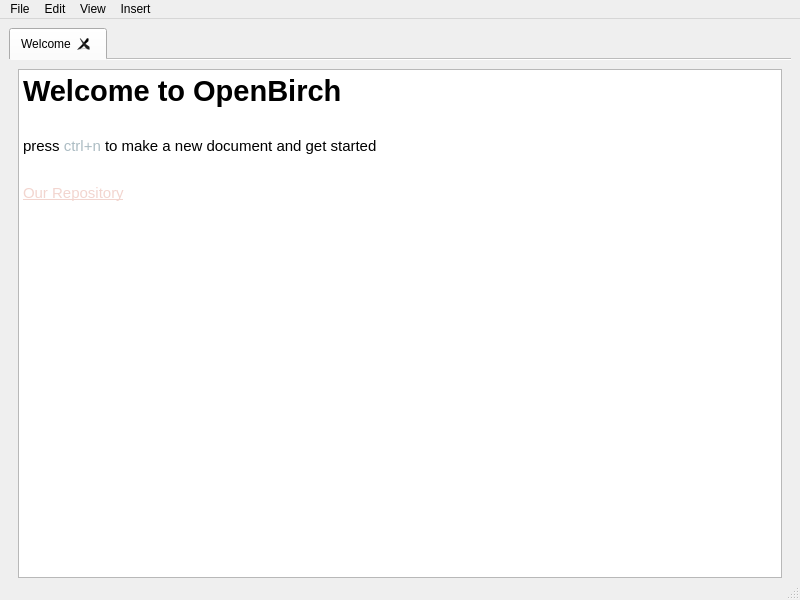
<?xml version="1.0" encoding="UTF-8"?>
<ui version="4.0">
 <class>MainWindow</class>
 <widget class="QMainWindow" name="MainWindow">
  <property name="geometry">
   <rect>
    <x>0</x>
    <y>0</y>
    <width>800</width>
    <height>600</height>
   </rect>
  </property>
  <property name="windowTitle">
   <string>MainWindow</string>
  </property>
  <property name="documentMode">
   <bool>true</bool>
  </property>
  <property name="tabShape">
   <enum>QTabWidget::Rounded</enum>
  </property>
  <widget class="QWidget" name="centralwidget">
   <layout class="QVBoxLayout" name="verticalLayout">
    <property name="bottomMargin">
     <number>0</number>
    </property>
    <item>
     <widget class="OBTabWidget" name="tabWidget">
      <property name="maximumSize">
       <size>
        <width>16777215</width>
        <height>16777215</height>
       </size>
      </property>
      <property name="autoFillBackground">
       <bool>false</bool>
      </property>
      <property name="tabPosition">
       <enum>QTabWidget::North</enum>
      </property>
      <property name="tabShape">
       <enum>QTabWidget::Rounded</enum>
      </property>
      <property name="elideMode">
       <enum>Qt::ElideRight</enum>
      </property>
      <property name="documentMode">
       <bool>true</bool>
      </property>
      <property name="tabsClosable">
       <bool>true</bool>
      </property>
      <property name="movable">
       <bool>true</bool>
      </property>
      <widget class="QWidget" name="tab">
       <attribute name="title">
        <string>Welcome</string>
       </attribute>
       <layout class="QVBoxLayout" name="verticalLayout_2">
        <property name="bottomMargin">
         <number>0</number>
        </property>
        <item>
         <widget class="QTextBrowser" name="textBrowser">
          <property name="html">
           <string>&lt;!DOCTYPE HTML PUBLIC &quot;-//W3C//DTD HTML 4.0//EN&quot; &quot;http://www.w3.org/TR/REC-html40/strict.dtd&quot;&gt;
&lt;html&gt;&lt;head&gt;&lt;meta name=&quot;qrichtext&quot; content=&quot;1&quot; /&gt;&lt;style type=&quot;text/css&quot;&gt;
p, li { white-space: pre-wrap; }
&lt;/style&gt;&lt;/head&gt;&lt;body style=&quot; font-family:'CaskaydiaCove Nerd Font'; font-size:11pt; font-weight:400; font-style:normal;&quot;&gt;
&lt;p style=&quot; margin-top:12px; margin-bottom:12px; margin-left:0px; margin-right:0px; -qt-block-indent:0; text-indent:0px;&quot;&gt;&lt;span style=&quot; font-size:22pt; font-weight:600;&quot;&gt;Welcome to OpenBirch&lt;/span&gt;&lt;br /&gt;&lt;/p&gt;
&lt;p style=&quot; margin-top:12px; margin-bottom:12px; margin-left:0px; margin-right:0px; -qt-block-indent:0; text-indent:0px;&quot;&gt;press &lt;span style=&quot; color:#acbcc3;&quot;&gt;ctrl+n&lt;/span&gt; to make a new document and get started&lt;br /&gt;&lt;/p&gt;
&lt;p style=&quot; margin-top:12px; margin-bottom:12px; margin-left:0px; margin-right:0px; -qt-block-indent:0; text-indent:0px;&quot;&gt;&lt;a href=&quot;https://github.com/SpoodyTheOne/OpenBirch2&quot;&gt;&lt;span style=&quot; text-decoration: underline; color:#f2d5cf;&quot;&gt;Our Repository&lt;/span&gt;&lt;/a&gt;&lt;/p&gt;&lt;/body&gt;&lt;/html&gt;</string>
          </property>
          <property name="openExternalLinks">
           <bool>true</bool>
          </property>
         </widget>
        </item>
       </layout>
      </widget>
     </widget>
    </item>
   </layout>
  </widget>
  <widget class="QMenuBar" name="menubar">
   <property name="geometry">
    <rect>
     <x>0</x>
     <y>0</y>
     <width>800</width>
     <height>31</height>
    </rect>
   </property>
   <property name="nativeMenuBar">
    <bool>true</bool>
   </property>
   <widget class="QMenu" name="menuFile">
    <property name="title">
     <string>File</string>
    </property>
    <addaction name="actionNew"/>
    <addaction name="actionOpen"/>
    <addaction name="actionSave"/>
    <addaction name="actionSave_As_2"/>
    <addaction name="separator"/>
    <addaction name="actionQuit"/>
   </widget>
   <widget class="QMenu" name="menuEdit">
    <property name="title">
     <string>Edit</string>
    </property>
    <addaction name="actionNew_Line"/>
   </widget>
   <widget class="QMenu" name="menuView">
    <property name="title">
     <string>View</string>
    </property>
    <addaction name="actionClose_Tab"/>
   </widget>
   <widget class="QMenu" name="menuInsert">
    <property name="title">
     <string>Insert</string>
    </property>
    <widget class="QMenu" name="menuNew_Line">
     <property name="title">
      <string>New Line</string>
     </property>
     <addaction name="actionNew_Text_Line_2"/>
     <addaction name="actionNew_Math_Line_2"/>
    </widget>
    <addaction name="menuNew_Line"/>
    <addaction name="actionImage"/>
    <addaction name="actionVideo"/>
   </widget>
   <addaction name="menuFile"/>
   <addaction name="menuEdit"/>
   <addaction name="menuView"/>
   <addaction name="menuInsert"/>
  </widget>
  <widget class="QStatusBar" name="statusbar"/>
  <action name="actionNew_Line">
   <property name="text">
    <string>New Line</string>
   </property>
  </action>
  <action name="actionOpen">
   <property name="text">
    <string>Open</string>
   </property>
  </action>
  <action name="actionSave">
   <property name="text">
    <string>Save</string>
   </property>
  </action>
  <action name="actionSave_As">
   <property name="text">
    <string>Save As</string>
   </property>
  </action>
  <action name="actionQuit">
   <property name="text">
    <string>Quit</string>
   </property>
  </action>
  <action name="actionNew_Text_Line">
   <property name="text">
    <string>New Text Line</string>
   </property>
  </action>
  <action name="actionNew_Math_Line">
   <property name="text">
    <string>New Math Line</string>
   </property>
  </action>
  <action name="actionImage">
   <property name="text">
    <string>Image</string>
   </property>
  </action>
  <action name="actionVideo">
   <property name="text">
    <string>Video</string>
   </property>
  </action>
  <action name="actionSave_As_2">
   <property name="text">
    <string>Save As</string>
   </property>
  </action>
  <action name="actionNew_Text_Line_2">
   <property name="text">
    <string>New Text Line</string>
   </property>
  </action>
  <action name="actionNew_Math_Line_2">
   <property name="text">
    <string>New Math Line</string>
   </property>
  </action>
  <action name="actionNew">
   <property name="text">
    <string>New</string>
   </property>
   <property name="shortcut">
    <string>Ctrl+N</string>
   </property>
  </action>
  <action name="actionClose_Tab">
   <property name="text">
    <string>Close Tab</string>
   </property>
   <property name="shortcut">
    <string>Ctrl+W</string>
   </property>
  </action>
 </widget>
 <customwidgets>
  <customwidget>
   <class>OBTabWidget</class>
   <extends>QTabWidget</extends>
   <header>obtabwidget.h</header>
   <container>1</container>
  </customwidget>
 </customwidgets>
 <resources/>
 <connections>
  <connection>
   <sender>actionNew</sender>
   <signal>triggered()</signal>
   <receiver>MainWindow</receiver>
   <slot>newDocument()</slot>
   <hints>
    <hint type="sourcelabel">
     <x>-1</x>
     <y>-1</y>
    </hint>
    <hint type="destinationlabel">
     <x>399</x>
     <y>299</y>
    </hint>
   </hints>
  </connection>
  <connection>
   <sender>actionClose_Tab</sender>
   <signal>triggered()</signal>
   <receiver>MainWindow</receiver>
   <slot>closeCurrentTab()</slot>
   <hints>
    <hint type="sourcelabel">
     <x>-1</x>
     <y>-1</y>
    </hint>
    <hint type="destinationlabel">
     <x>399</x>
     <y>299</y>
    </hint>
   </hints>
  </connection>
 </connections>
 <slots>
  <slot>newTab(QString,QWidget*)</slot>
  <slot>newDocument()</slot>
  <slot>closeCurrentTab()</slot>
 </slots>
</ui>
